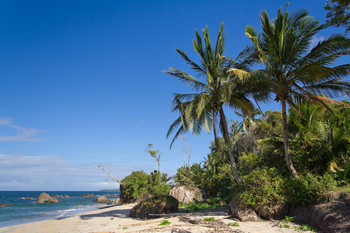
#> input picture images/beach.png, 350 x 233 px
$ python flipping.py --image images/beach.png
#> lines starting #> are read from the running program, lines starting #| are printed output that depends on the picture
import argparse
import cv2

ap = argparse.ArgumentParser()
ap.add_argument("-i", "--image", required = True, help = "Path to the image")
args = vars(ap.parse_args())

image = cv2.imread(args["image"])
#> image is the input picture: shape (233, 350, 3); mean B, G, R 136, 110.4, 78.6
cv2.imshow("Original", image)

flipped_horizontally = cv2.flip(image, 1)
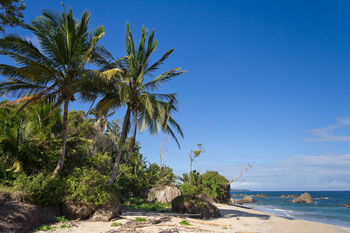
#> flipped_horizontally: shape (233, 350, 3); mean B, G, R 136, 110.4, 78.6
cv2.imshow("Flipped Horizontally", flipped_horizontally)
cv2.waitKey(0)

flipped_vertically = cv2.flip(image, 0)
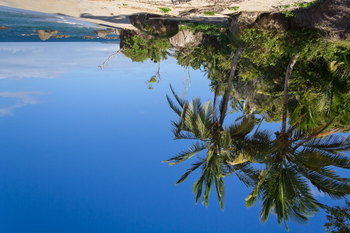
#> flipped_vertically: shape (233, 350, 3); mean B, G, R 136, 110.4, 78.6
cv2.imshow("Flipped Vertically", flipped_vertically)
cv2.waitKey(0)

flipped_both = cv2.flip(image, -1)
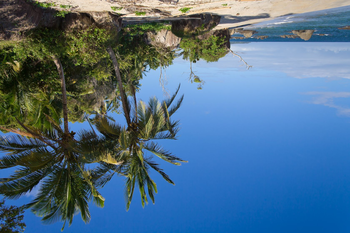
#> flipped_both: shape (233, 350, 3); mean B, G, R 136, 110.4, 78.6
cv2.imshow("Flipped Vertically and Horizontally", flipped_both)
cv2.waitKey(0)

$ run again, on images/wave.png
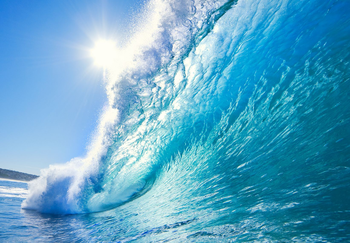
#> input picture images/wave.png, 350 x 243 px
#> image is the input picture: shape (243, 350, 3); mean B, G, R 199.1, 166.5, 93.5
#> `flipped_vertically = cv2.flip(image, 0)`:
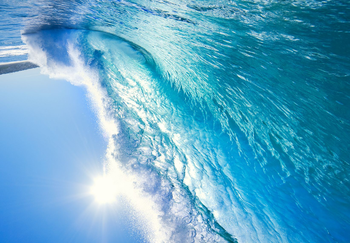
#> flipped_vertically: shape (243, 350, 3); mean B, G, R 199.1, 166.5, 93.5
#> `flipped_both = cv2.flip(image, -1)`:
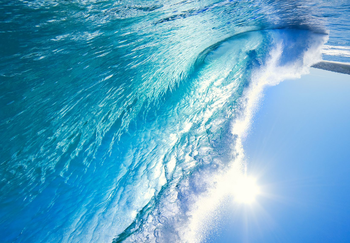
#> flipped_both: shape (243, 350, 3); mean B, G, R 199.1, 166.5, 93.5
